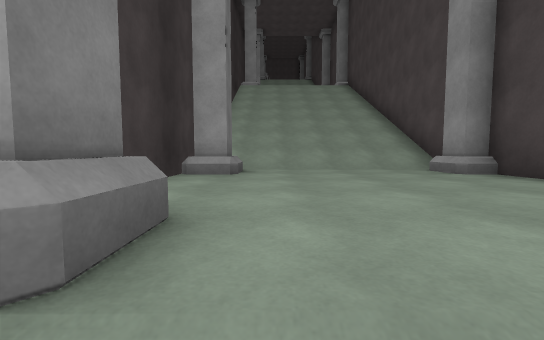
View 1 (above)

15 first-person views from a walk through a 3-D level made in the Unity game engine. The camera is 1.3 m above the floor, tilts 4° down and sees 90° across. The floor is counted in squares, 2 m on a side. Each view is taken from the middle of a square. On the plan, view 1 faces up. The plan holds only what a view shows up to about 9 squares ahead; the rest is blank. The place goes on beyond the plan. The player character is not drawn. Some surface patterns are stand-ins.

View 2
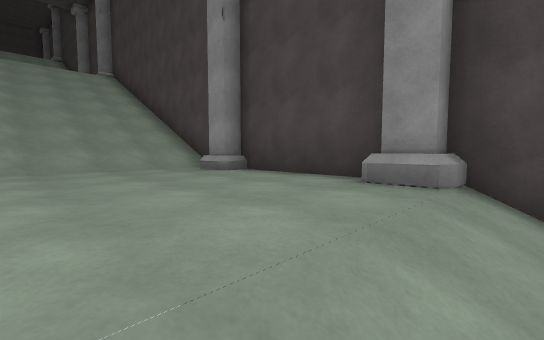

View 3
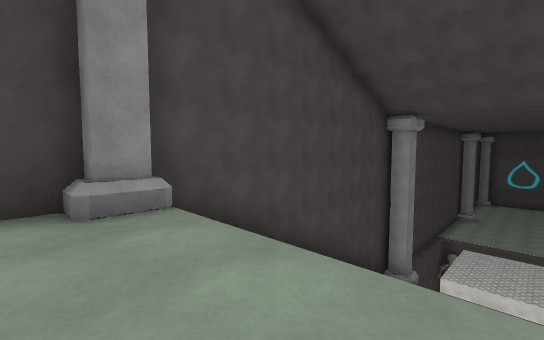

View 4
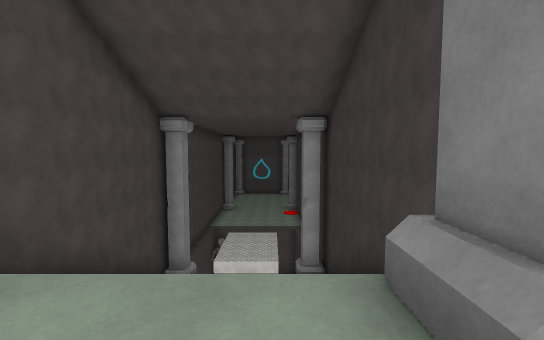

View 5
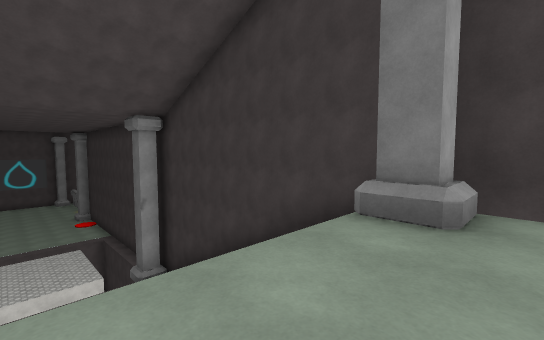

View 6
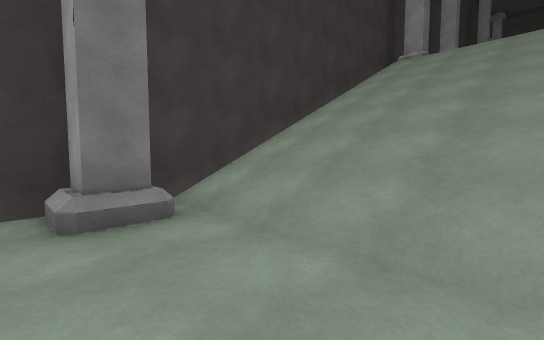

View 7
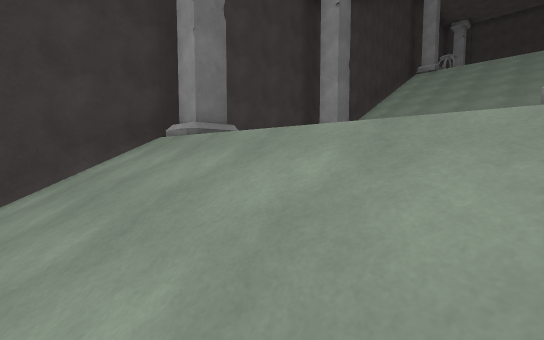

View 8
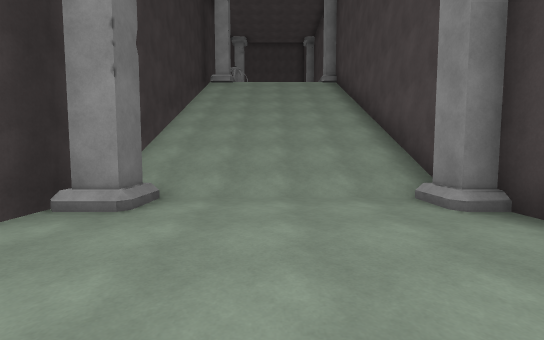

View 9
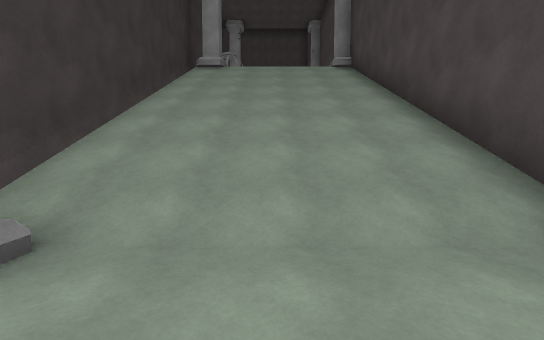

View 10
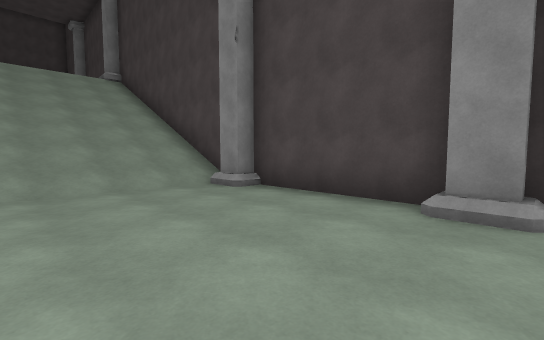

View 11
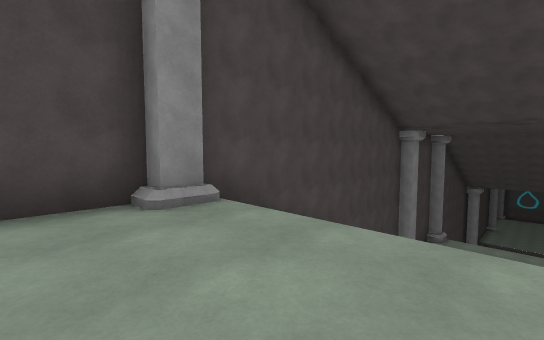

View 12
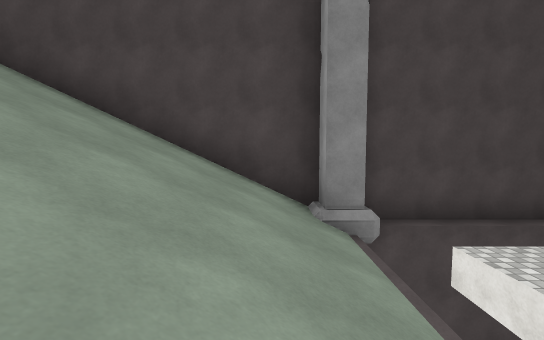

View 13
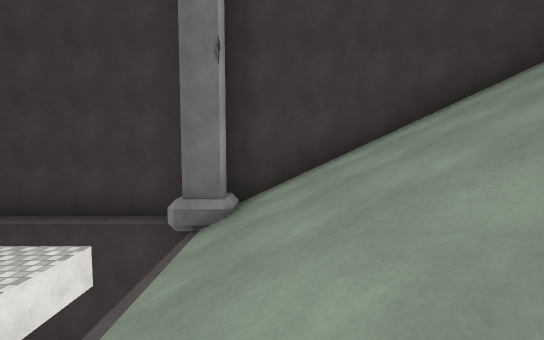

View 14
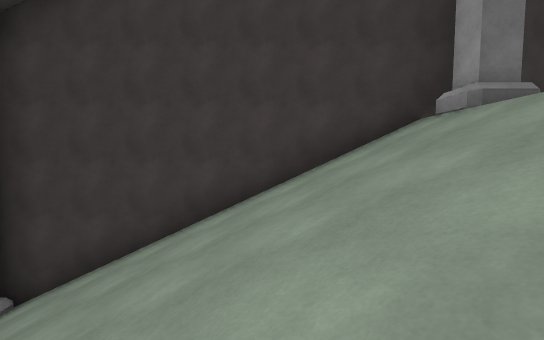

View 15
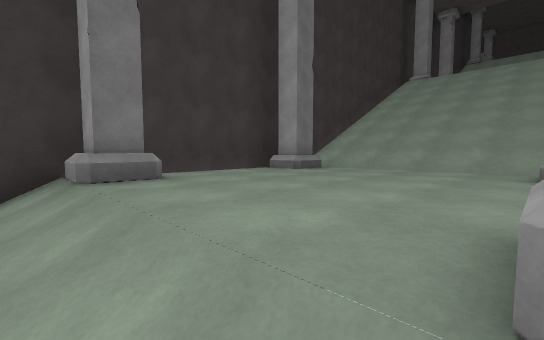

### Floor plan
Key: @ floor where view 1 was taken; # wall or solid block; . main floor; : floor 7 m higher than the main floor; - floor 7 m lower than the main floor; _ floor 7.25 m lower than the main floor; / step, stairs or slope; ^ raised ledge; v drop or lower ground.
Columns run from 2 left of view 1 to 4 right of it. Each row starts with its distance up from view 1.
 25 ##///##
 24 #/////#
 23 #/////#
 22 #/////#
 21 #/////#
 20 #/////#
 19 #/////#
 18 #/////#
 17 ##:::/#
 16 #:::::#
 15 #:::::#
 14 #::::/#
 13 ##:::/#
 12 #/////#
 11 #/////#
 10 #/////#
  9 #/////#
  8 #/////#
  7 #/////#
  6 #/////#
  5 ##.../#
  4 #.....#
  3 #.....#
  2 #.....#
  1 ##.../#
  0 #/@///#
 -1 #//// #
 -2 #/////#
 -3 #/////#
 -4 #/////#
 -5 #/////#
 -6 #/////#
 -7 ##---##
 -8 #  vv^#
 -9 #v___^#
-10 #v   ^#

Where each view was taken, in squares from view 1:
view 1: 0 up, 0 right, facing up
view 2: 0 up, 0 right, facing up-right
view 3: 2 up, 0 right, facing down-right
view 4: 2 up, 0 right, facing down
view 5: 2 up, 2 right, facing down-left
view 6: 4 up, 2 right, facing up-left
view 7: 11 up, 3 right, facing up-left
view 8: 14 up, 1 right, facing up
view 9: 16 up, 1 right, facing up
view 10: 13 up, 0 right, facing up-right
view 11: 15 up, 0 right, facing down-right
view 12: 6 down, 1 left, facing right
view 13: 6 down, 3 right, facing left
view 14: 2 down, 3 right, facing left
view 15: 0 up, 3 right, facing up-left
